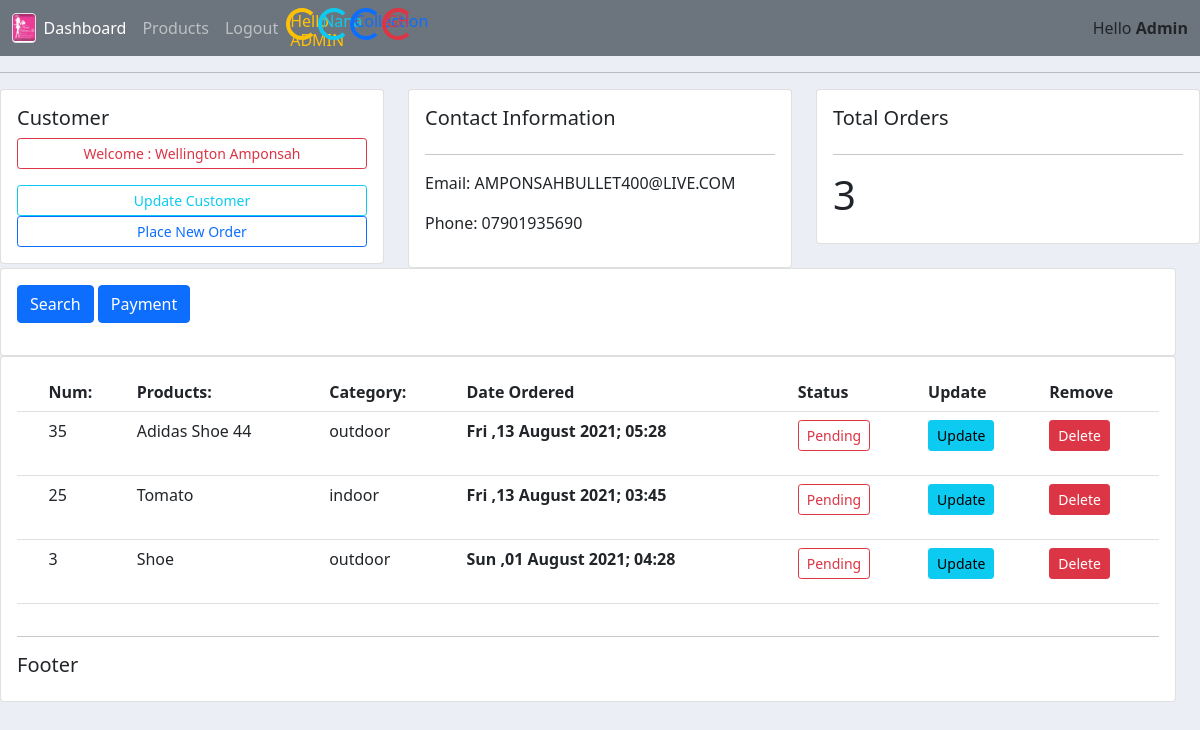
The app's page /customer/1/ (signed in) with its own data.
### accounts/models.py (models this page shows, shortened)
class Customer(models.Model):
    MY_TITLE =(
        ('mr','Mr'),
        ('mrs','Mrs'),
        ('dr','Dr'),
    )
    title =models.CharField(max_length=20, choices = MY_TITLE)
    first_name = models.CharField(max_length =30, null=True)
    last_name = models.CharField(max_length =50, null= True)
    user =models.OneToOneField(User, null= True, on_delete=models.CASCADE)
    phone = models.CharField(max_length= 12, null=True)
    email = models.EmailField(max_length=50, null=True)
    date_created = models.DateTimeField(auto_now_add=True)

class Order(models.Model):
    STATUS =(
        ('Pending','Pending'),
        ('Out for Delivery','Out for Delivery'),
        ('Delivered','Delivered')
    )
    customer =models.ForeignKey(Customer, on_delete=models.SET_NULL, null =True)
    product = models.ForeignKey(Product, on_delete= models.SET_NULL, null=True)
    status =models.CharField(max_length=20, choices=STATUS)
    date_created =models.DateTimeField(auto_now_add=True, null=True)

class Product(models.Model):
    CATEGORY =(
        ('indoor','Indoor'),
        ('Kitchen','Kitchen'),
        ('outdoor','OutDoor')
    )
    product_name =models.CharField(max_length=50)
    price       = models.FloatField(max_length=10, null=True)
    quantity    = models.IntegerField()
    category    = models.CharField(max_length=20, null= True, choices=CATEGORY)
    description = models.CharField(max_length=200, null=True)
    date_created = models.DateTimeField(auto_now_add=True, null=True)
    tag =models.ManyToManyField(Tag)

### accounts/views.py (the view)
# urls.py: path('customer/<str:cust_id>/', views.customers, name='customers'),
@login_required(login_url='login')
def customers(request,cust_id):
    customer =Customer.objects.get(id =cust_id)
    cust_orders = customer.order_set.all().order_by('-date_created')
    total_orders =cust_orders.count()
    context ={'customer':customer,'cust_orders':cust_orders, 'total_orders':total_orders}
    return render(request, 'accounts/customer.html', context)

### accounts/templates/accounts/customer.html (shortened to what this page needs)
{% extends 'accounts/dashboard.html' %}
    {% block content %}
    <div class="row">
        <div class="col-md">
        <div class="card card-body">
            <h5>Customer</h5>
            {% if customer.title == "mrs" %}
                    <p class="btn btn-outline-primary btn-sm btn-block">
                        Welcome : {{customer.first_name}} {{customer.last_name}}</p>
                {% elif customer.title == "dr" %}
                    <p class="btn btn-outline-success btn-sm btn-block">
                        Welcome : {{customer.first_name}} {{customer.last_name}}</p>
                    {% else %}
                    <p class="btn btn-outline-danger btn-sm btn-block">
                        Welcome : {{customer.first_name}} {{customer.last_name}}</p>
                {% endif %}
            <a class="btn btn-outline-info btn-sm btn-block" href="{% url 'update_customer' customer.id %}">Update Customer</a>
             <a class="btn btn-outline-primary btn-sm btn-block" href="{% url 'create_order' customer.id %}">Place New Order</a>
        </div>
        </div>
            <div class="col-md">
            <div class="card card-body">
            <h5>Contact Information</h5>
            <hr>
            <p>Email: {{customer.email}}</p>
            <p>Phone: {{customer.phone}}</p>
            </div>
            </div>
                <div class="col-md">
                <div class="card card-body">
                    <h5>Total Orders</h5>
                    <hr>
                    <h1 style="text_align: center, padding:10px;"> {{total_orders}}</h1>
                </div>
</div>
<div class="row">
    <div class="col-md">
    <div class="card card-body">
        <form method='get'>
        <button class="btn btn-primary" type="submit" >Search</button>
        <a class="btn btn-outline btn-block btn-primary" href="#{% url 'payment' %}">Payment</a>
        </form>
    </div>
    </div>
</div>
<div class="row">
    <div class="col-md">
        <div class="card card-body">
        <table class="table table-strip">
            <tr>
                <th></th>
                <th>Num:</th>
                <th>Products:</th>
                <th>Category:</th>
                <th>Date Ordered</th>
                <th>Status</th>
                <th>Update</th>
                <th>Remove</th>
            </tr>
                    <tr>
                    {% for order in cust_orders %}
                        <td></td>
                        <td>{{order.id}}</td>
                        <td>{{order.product.product_name}}</td>
                        <td>{{order.product.category}}</td>
                        <td><b>{{order.date_created| date:"D ,d F Y; h:i" }}</b></td>
                        {% if order.status == "Pending" %}
                            <td><p class="btn btn-outline-danger btn-sm btn-block">{{order.status}}</p></td>
                        {% elif order.status == "Delivered" %}
                            <td class="btn btn-outline-success btn-sm btn-block">{{order.status}}</td>
                    {% else %}
                        <td class="btn btn-outline-primary btn-sm ">{{order.status}}</td>
                    {% endif %}
                            <td><a class="btn btn-sm btn-info">Update</td>
                            <td><a class="btn btn-sm btn-danger" href="{% url 'delete_order' order.id %}">Delete</td>
                        </tr>
                    {% endfor %}
        </div>
    </div>
</div>
    {% endblock content %}

### accounts/templates/accounts/navbar.html (shortened to what this page needs)
{% load static %}
<nav class="navbar navbar-expand-sm navbar-dark bg-secondary">
  <div class="container-fluid">
    <img src="{% static '/images/logo2.jpeg' %}"  class="img-fluid img-thumbnail" id="img-logo" />
    <div class="collapse navbar-collapse" id="navbarNavAltMarkup">
      <div class="navbar-nav">
        <a class="nav-link active" aria-current="page" href="{% url 'home' %}">Dashboard</a>
        {% if user.is_authenticated %}
        <a class="nav-link" href="{% url 'products' %}">Products</a>
        <a class="nav-link" href="{% url 'logout' %}">Logout</a>
        <h6 class="spinner-border text-warning">Hello {{user.username|upper}}</h6>
        <h6 class="spinner-border text-info">Nana</h6>
        <h6 class="spinner-border text-primary">Collection</h6>
        <h6 class="spinner-border text-danger">GH</h6>
        {% else %}
        <a class="nav-link" href="{% url 'register' %}">Register<a>
        <a class="nav-link" href="{% url 'login' %}">login</a>
        {% endif %}
      </div>
    </div>
    <span>Hello <b>{{request.user| title }}</b></span>
  </div>
</nav>

### static/css/main.css (style rules this page uses)
body { background-color:ebeff5; }
#img-logo { height: 30; padding: 0 0 1 0 ; }

### records on screen
Customer: first_name "Wellington", last_name "Amponsah", email "AMPONSAHBULLET400@LIVE.COM", phone "07901935690"
Order: id "35", product.product_name "Adidas Shoe 44", product.category "outdoor", date_created "Fri ,13 August 2021; 05:28", status "Pending"
Order: id "25", product.product_name "Tomato", product.category "indoor", date_created "Fri ,13 August 2021; 03:45", status "Pending"
Order: id "3", product.product_name "Shoe", product.category "outdoor", date_created "Sun ,01 August 2021; 04:28", status "Pending"

### other values on screen
{{ user.username|upper }} "ADMIN"
{{ request.user| title }} "Admin"
{{ total_orders }} "3"
